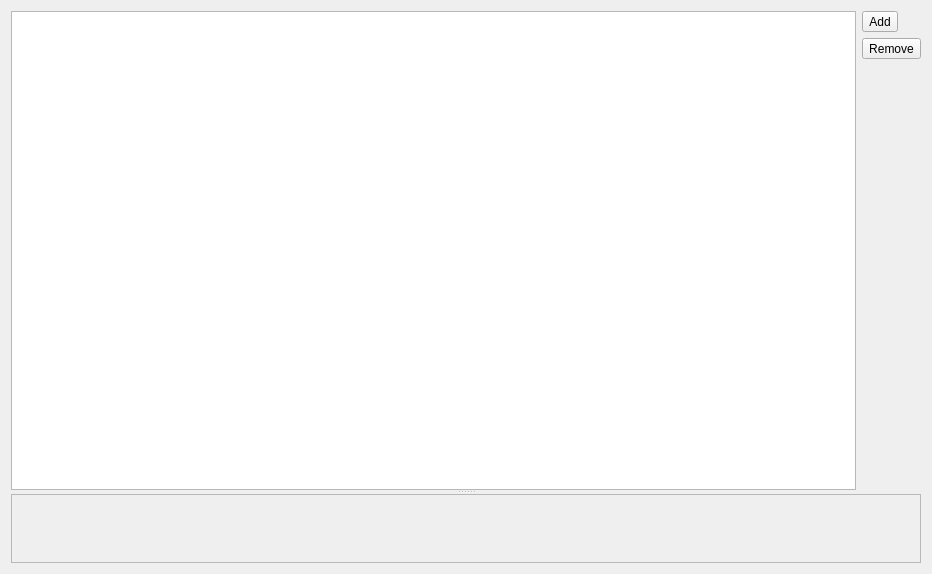
<?xml version="1.0" encoding="UTF-8"?>
<ui version="4.0">
 <class>EditorSnippetWidget</class>
 <widget class="QWidget" name="EditorSnippetWidget">
  <property name="geometry">
   <rect>
    <x>0</x>
    <y>0</y>
    <width>932</width>
    <height>574</height>
   </rect>
  </property>
  <property name="windowTitle">
   <string>Form</string>
  </property>
  <layout class="QHBoxLayout" name="horizontalLayout">
   <item>
    <widget class="QSplitter" name="splitter">
     <property name="orientation">
      <enum>Qt::Vertical</enum>
     </property>
     <widget class="QWidget" name="widget" native="true">
      <layout class="QHBoxLayout" name="horizontalLayout_2">
       <property name="leftMargin">
        <number>0</number>
       </property>
       <property name="topMargin">
        <number>0</number>
       </property>
       <property name="rightMargin">
        <number>0</number>
       </property>
       <property name="bottomMargin">
        <number>0</number>
       </property>
       <item>
        <widget class="QTableView" name="tblSnippets">
         <property name="selectionMode">
          <enum>QAbstractItemView::SingleSelection</enum>
         </property>
         <property name="selectionBehavior">
          <enum>QAbstractItemView::SelectRows</enum>
         </property>
         <property name="textElideMode">
          <enum>Qt::ElideNone</enum>
         </property>
         <attribute name="horizontalHeaderStretchLastSection">
          <bool>true</bool>
         </attribute>
        </widget>
       </item>
       <item>
        <widget class="QWidget" name="widget_2" native="true">
         <layout class="QVBoxLayout" name="verticalLayout">
          <property name="leftMargin">
           <number>0</number>
          </property>
          <property name="topMargin">
           <number>0</number>
          </property>
          <property name="rightMargin">
           <number>0</number>
          </property>
          <property name="bottomMargin">
           <number>0</number>
          </property>
          <item>
           <widget class="QToolButton" name="btnAdd">
            <property name="text">
             <string>Add</string>
            </property>
            <property name="icon">
             <iconset resource="../icons.qrc">
              <normaloff>:/icons/images/newlook24/002-add.png</normaloff>:/icons/images/newlook24/002-add.png</iconset>
            </property>
           </widget>
          </item>
          <item>
           <widget class="QToolButton" name="btnRemove">
            <property name="text">
             <string>Remove</string>
            </property>
            <property name="icon">
             <iconset resource="../icons.qrc">
              <normaloff>:/icons/images/newlook24/008-close.png</normaloff>:/icons/images/newlook24/008-close.png</iconset>
            </property>
           </widget>
          </item>
          <item>
           <spacer name="verticalSpacer">
            <property name="orientation">
             <enum>Qt::Vertical</enum>
            </property>
            <property name="sizeHint" stdset="0">
             <size>
              <width>20</width>
              <height>159</height>
             </size>
            </property>
           </spacer>
          </item>
         </layout>
        </widget>
       </item>
      </layout>
     </widget>
     <widget class="Editor" name="editCode">
      <property name="frameShape">
       <enum>QFrame::StyledPanel</enum>
      </property>
      <property name="frameShadow">
       <enum>QFrame::Raised</enum>
      </property>
     </widget>
    </widget>
   </item>
  </layout>
 </widget>
 <customwidgets>
  <customwidget>
   <class>Editor</class>
   <extends>QFrame</extends>
   <header location="global">editor.h</header>
   <container>1</container>
  </customwidget>
 </customwidgets>
 <resources>
  <include location="../icons.qrc"/>
 </resources>
 <connections/>
</ui>
